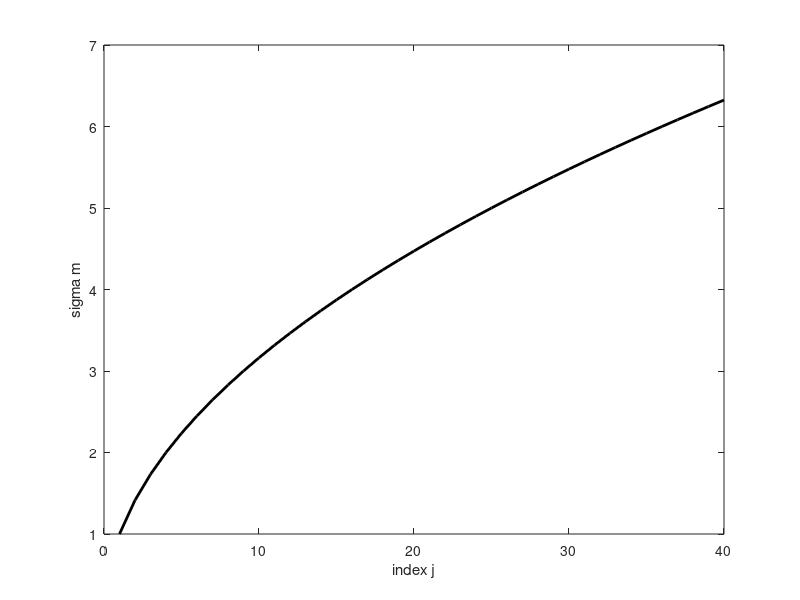

This figure's MATLAB source:
% Problem 4.1

M = 40;

% set up matrix, G
r = zeros(1,M);
r(1)=1;
c = zeros(M,1);
c(1)=1;
c(2)=1;
G=toeplitz(c,r);

% propagate error
sigma2d = (1)^2;
Cm = sigma2d*inv(G'*G);
sigma2m = diag(Cm);
sigmam = sqrt(sigma2m);

figure(1);
clf;
set(gca,'LineWidth',2);
plot( [1:M], sigmam, 'k-', 'LineWidth', 2 );
xlabel('index j');
ylabel('sigma m');

